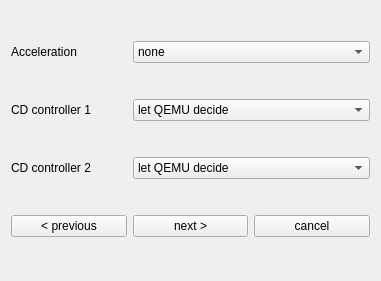
    <widget class="QWidget" name="gridLayoutWidget_25">
     <property name="geometry">
      <rect>
       <x>0</x>
       <y>0</y>
       <width>381</width>
       <height>281</height>
      </rect>
     </property>
     <layout class="QGridLayout" name="gridLayout_25">
      <item row="4" column="2">
       <widget class="QPushButton" name="btn_cancel8">
        <property name="text">
         <string>cancel</string>
        </property>
       </widget>
      </item>
      <item row="4" column="1">
       <widget class="QPushButton" name="btn_next8">
        <property name="text">
         <string>next &gt;</string>
        </property>
       </widget>
      </item>
      <item row="4" column="0">
       <widget class="QPushButton" name="btn_prev8">
        <property name="text">
         <string>&lt; previous</string>
        </property>
       </widget>
      </item>
      <item row="2" column="0">
       <widget class="QLabel" name="lbl_cdc2">
        <property name="text">
         <string>CD controller 2</string>
        </property>
       </widget>
      </item>
      <item row="1" column="0">
       <widget class="QLabel" name="lbl_cdc1">
        <property name="text">
         <string>CD controller 1</string>
        </property>
       </widget>
      </item>
      <item row="1" column="1" colspan="2">
       <widget class="QComboBox" name="cb_cdc1">
        <item>
         <property name="text">
          <string>let QEMU decide</string>
         </property>
        </item>
        <item>
         <property name="text">
          <string>IDE</string>
         </property>
        </item>
        <item>
         <property name="text">
          <string>SCSI</string>
         </property>
        </item>
        <item>
         <property name="text">
          <string>Virtio</string>
         </property>
        </item>
       </widget>
      </item>
      <item row="0" column="0">
       <widget class="QLabel" name="lbl_accel">
        <property name="text">
         <string>Acceleration</string>
        </property>
       </widget>
      </item>
      <item row="0" column="1" colspan="2">
       <widget class="QComboBox" name="cb_accel">
        <item>
         <property name="text">
          <string>none</string>
         </property>
        </item>
        <item>
         <property name="text">
          <string>TCG</string>
         </property>
        </item>
        <item>
         <property name="text">
          <string>HAXM (depreciated)</string>
         </property>
        </item>
        <item>
         <property name="text">
          <string>WHPX</string>
         </property>
        </item>
        <item>
         <property name="text">
          <string>WHPX (kernel-irqchip off)</string>
         </property>
        </item>
        <item>
         <property name="text">
          <string>KVM</string>
         </property>
        </item>
       </widget>
      </item>
      <item row="2" column="1" colspan="2">
       <widget class="QComboBox" name="cb_cdc2">
        <item>
         <property name="text">
          <string>let QEMU decide</string>
         </property>
        </item>
        <item>
         <property name="text">
          <string>IDE</string>
         </property>
        </item>
        <item>
         <property name="text">
          <string>SCSI</string>
         </property>
        </item>
        <item>
         <property name="text">
          <string>Virtio</string>
         </property>
        </item>
       </widget>
      </item>
     </layout>
    </widget>
